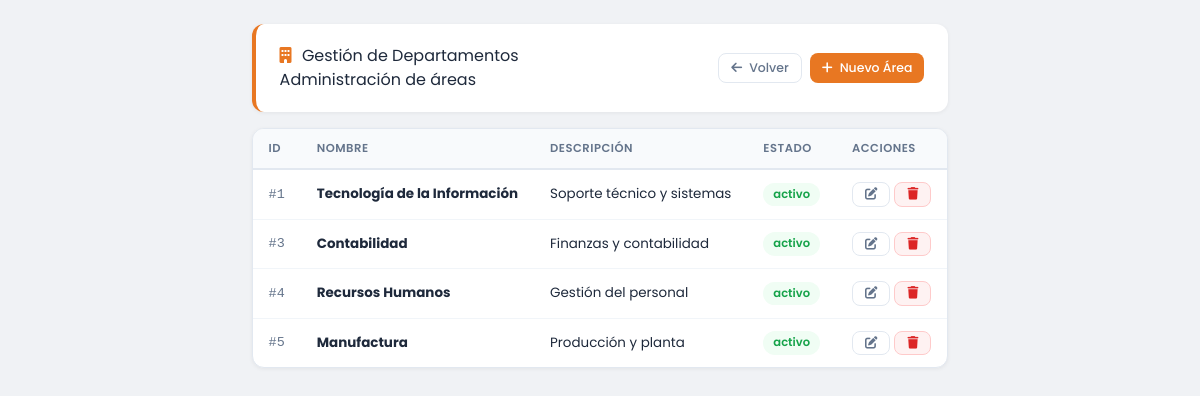
Page /admin/procesos/departamentos.php (signed in) on the committed database.
### tables this page shows
CREATE TABLE `departamentos` (
  `id_departamento` int(11) NOT NULL AUTO_INCREMENT,
  `nombre` varchar(100) NOT NULL,
  `descripcion` text DEFAULT NULL,
  `estado` enum('activo','inactivo','clausurado') NOT NULL DEFAULT 'activo',
  PRIMARY KEY (`id_departamento`),
  UNIQUE KEY `nombre` (`nombre`)
);

### admin/procesos/departamentos.php (the view, shortened to what this page needs)
<?php
include('../../config/conexion.php');
$query = $conexion->query("SELECT id_departamento, nombre, descripcion, estado FROM departamentos");
?>
<!DOCTYPE html>
<html lang="es">
<head>
    <link rel="stylesheet" href="https://cdn.jsdelivr.net/npm/bootstrap@5.3.0/dist/css/bootstrap.min.css">
    <link rel="stylesheet" href="https://cdnjs.cloudflare.com/ajax/libs/font-awesome/6.4.0/css/all.min.css">
    <link rel="stylesheet" href="../../assets/css/dashboard.css">
</head>
<body>
<div class="page-wrapper">
    <div class="hd-page-header" style="margin-bottom:16px; display:flex; justify-content:space-between; align-items:center;">
        <div>
            <div class="hd-page-title"><i class="fas fa-building" style="color:#E87722;margin-right:6px;"></i> Gestión de Departamentos</div>
            <div class="hd-page-sub">Administración de áreas</div>
        </div>
        <div style="display:flex;gap:8px;">
            <a href="../dashboard.php" class="hd-btn hd-btn-outline hd-btn-sm"><i class="fas fa-arrow-left"></i> Volver</a>
            <button onclick="abrirModalCrear()" class="hd-btn hd-btn-naranja hd-btn-sm"><i class="fas fa-plus"></i> Nuevo Área</button>
        </div>
    </div>
    <div class="hd-card">
        <div style="overflow-x:auto;">
            <table class="hd-table">
                <thead>
                    <tr>
                        <th>ID</th>
                        <th>Nombre</th>
                        <th>Descripción</th>
                        <th>Estado</th>
                        <th>Acciones</th>
                    </tr>
                </thead>
                <tbody>
                    <?php while($row = $query->fetch_assoc()): ?>
                    <tr id="depto-row-<?= $row['id_departamento'] ?>">
                        <td><span style="font-family:monospace;color:#64748b;">#<?= $row['id_departamento'] ?></span></td>
                        <td><strong><?= htmlspecialchars($row['nombre']) ?></strong></td>
                        <td><?= htmlspecialchars($row['descripcion'] ?? '—') ?></td>
                        <td>
                            <?php $c = match($row['estado']){ 'activo'=>'verde','inactivo'=>'rojo',default=>'gris' }; ?>
                            <span class="hd-tag hd-tag-<?= $c ?>"><?= htmlspecialchars($row['estado']) ?></span>
                        </td>
                        <td>
                            <div style="display:flex;gap:4px;">
                                <button onclick="abrirModalEditar(<?= $row['id_departamento'] ?>)" class="hd-btn hd-btn-outline hd-btn-sm"><i class="fas fa-edit"></i></button>
                                <button type="button" class="hd-btn hd-btn-sm btn-eliminar" data-id="<?= $row['id_departamento'] ?>" style="background:#fef2f2;color:#dc2626;border:1.5px solid #fecaca;"><i class="fas fa-trash"></i></button>
                            </div>
                        </td>
                    </tr>
                    <?php endwhile; ?>
                </tbody>
            </table>
        </div>
    </div>
</div>
</body>
</html>

### assets/css/dashboard.css (style rules this page uses)
:root { --azul: #1a2a4a; --azul-mid: #243660; --naranja: #E87722; --naranja-lt:#ff9a4d; --bg: #f0f2f5; --card: #ffffff; --texto: #1e293b; --muted: #64748b; --borde: #e2e8f0; --success: #16a34a; --danger: #dc2626; --warning: #d97706; --info: #0284c7; }
*, *::before, *::after { box-sizing: border-box; margin: 0; padding: 0; }
body { font-family: 'Poppins', sans-serif; background: var(--bg); color: var(--texto); min-height: 100vh; display: flex; flex-direction: column; }
.hd-page-header { background: var(--card); border-radius: 12px; padding: 20px 24px; margin-bottom: 24px; border-left: 4px solid var(--naranja); box-shadow: 0 1px 4px rgba(0,0,0,0.06); display: flex; align-items: center; justify-content: space-between; flex-wrap: wrap; gap: 12px; }
.hd-card { background: var(--card); border-radius: 12px; border: 1px solid var(--borde); box-shadow: 0 1px 4px rgba(0,0,0,0.06); overflow: hidden; }
.hd-table { width: 100%; border-collapse: collapse; font-size: 0.84rem; }
.hd-table thead th { background: #f8fafc; color: var(--muted); font-weight: 600; font-size: 0.72rem; text-transform: uppercase; letter-spacing: 0.5px; padding: 11px 16px; border-bottom: 2px solid var(--borde); }
.hd-table tbody td { padding: 12px 16px; border-bottom: 1px solid #f1f5f9; vertical-align: middle; }
.hd-table tbody tr:last-child td { border-bottom: none; }
.hd-tag { display: inline-flex; align-items: center; gap: 4px; padding: 3px 10px; border-radius: 20px; font-size: 0.72rem; font-weight: 600; white-space: nowrap; }
.hd-tag-verde { background: #f0fdf4; color: var(--success); }
.hd-btn { display: inline-flex; align-items: center; gap: 7px; padding: 8px 18px; border-radius: 8px; font-size: 0.84rem; font-weight: 500; border: none; cursor: pointer; transition: all 0.2s; text-decoration: none; }
.hd-btn-naranja { background: var(--naranja); color: #fff; }
.hd-btn-sm { padding: 5px 12px; font-size: 0.78rem; }
.hd-btn-outline { background: transparent; border: 1.5px solid var(--borde); color: var(--muted); }

### admin/procesos/departamentos.php (style rules this page uses)
body { font-family: 'Poppins', sans-serif; background: #f0f2f5; }
.page-wrapper { max-width: 1200px; margin: 0 auto; padding: 24px 20px; }

### rows in the picture
departamentos: id_departamento "1", nombre "Tecnología de la Información", descripcion "Soporte técnico y sistemas", estado "activo"
departamentos: id_departamento "3", nombre "Contabilidad", descripcion "Finanzas y contabilidad", estado "activo"
departamentos: id_departamento "4", nombre "Recursos Humanos", descripcion "Gestión del personal", estado "activo"
departamentos: id_departamento "5", nombre "Manufactura", descripcion "Producción y planta", estado "activo"
